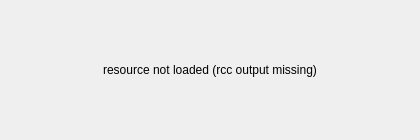
<?xml version="1.0" encoding="UTF-8"?>
<ui version="4.0">
 <class>HelloDialog</class>
 <widget class="QDialog" name="HelloDialog">
  <property name="geometry">
   <rect><x>0</x><y>0</y><width>420</width><height>140</height></rect>
  </property>
  <property name="windowTitle">
   <string>CopperSpice Hello</string>
  </property>
  <layout class="QVBoxLayout" name="verticalLayout">
   <item>
    <widget class="QLabel" name="greetingLabel">
     <property name="text">
      <string>resource not loaded (rcc output missing)</string>
     </property>
     <property name="alignment">
      <set>Qt::AlignCenter</set>
     </property>
    </widget>
   </item>
  </layout>
 </widget>
 <resources/>
 <connections/>
</ui>
